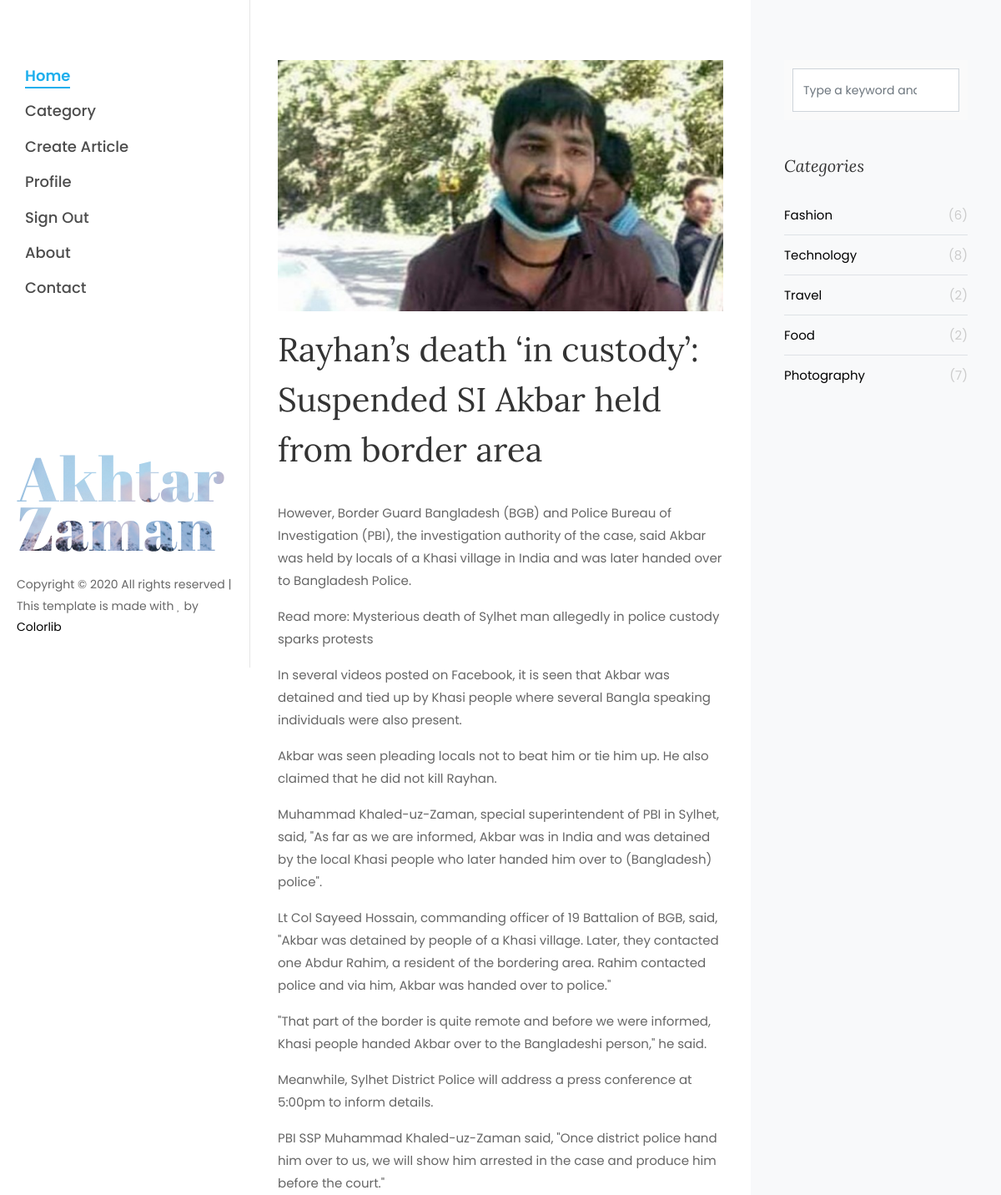
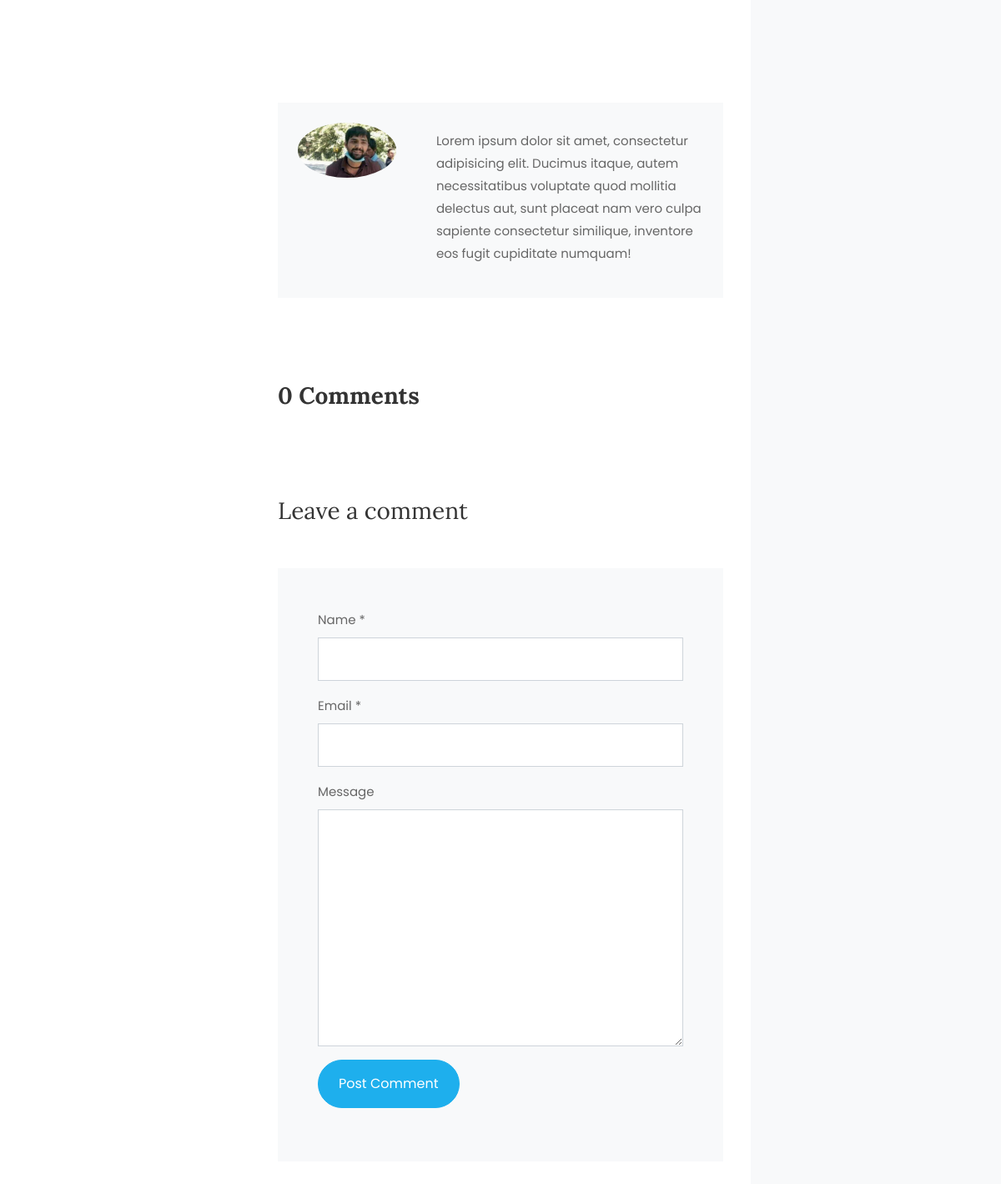
The page /articles/19/ (signed in) on the database its author committed (2 pictures, top to bottom).
### Articles/models.py (models this page shows, shortened)
class Blog_Articles(models.Model):
    Title= models.CharField(max_length=300, unique=True)
    Categorry = models.ForeignKey('Category', blank=True,  on_delete = models.CASCADE, null=True)
    Description = models.TextField()
    author = models.ForeignKey(Custom_User_Model, default= None, on_delete = models.CASCADE)
    Date = models.DateField(auto_now_add=True)
    Image = models.ImageField(default='default.jpeg', blank=True)
    Status = models.CharField(max_length=1, choices=STATUS_CHOICES)

### Articles/views.py (the view)
# urls.py: path('<int:id>/', views.Full_Article, name='FullArticle'),
def Full_Article(request, id):
    post = get_object_or_404(Blog_Articles, id=id)
    comments = post.commentss.filter(parent = None)
    new_comment = None
    if request.method == 'POST':
        comment_form = CommentForm(request.POST)
        if comment_form.is_valid():
            parent_obj = None
            try:
                parent_id = int(request.POST.get('comment_id'))
            except:
                parent_id = None
            if parent_id:
                parent_obj = Comment.objects.get(id=parent_id)
                if parent_obj:
                    replay_comment = comment_form.save(commit=False)
                    replay_comment.parent = parent_obj
            new_comment = comment_form.save(commit=False)
            new_comment.article = post
            new_comment.save()
    else:
        comment_form = CommentForm()
    return render(request, 'single.html', {'post': post,
                                           'comments': comments,
                                           'new_comment': new_comment,
                                           'comment_form': comment_form})

### Articles/forms.py
class CommentForm(forms.ModelForm):
    class Meta:
        model = Comment
        fields = ('name', 'email', 'body')
        widgets = {
            'name': forms.TextInput(attrs={'class': 'form-control'}),
            'email': forms.EmailInput(attrs={'class': 'form-control'}),
            'body': forms.Textarea(attrs={'class': 'form-control'}),
        }

### templates/single.html (shortened to what this page needs)
{% extends 'base.html' %} {% load static %} {% block content %}
<section class="ftco-section ftco-no-pt ftco-no-pb">
    <div class="container">
        <div class="row d-flex">
            <div class="col-lg-8 px-md-5 py-5">
                <div class="row pt-md-4">
                    <p>
                        <img src="{{ MEDIA_URL }}{{ post.Image.url }}" alt="" class="img-fluid">
                    </p>
                    <h1 class="mb-3">{{post.Title}}</h1>
                    <p>{{ post.Description|linebreaks }}</p> <br><br><br><br>
                    <div class="about-author d-flex p-4 bg-light">
                        <div class="bio mr-5">
                            <img src="{{post.Image.url}}" alt="Image placeholder" class="img-fluid mb-4">
                        </div>
                        <div class="desc">
                            <p>Lorem ipsum dolor sit amet, consectetur adipisicing elit. Ducimus itaque, autem necessitatibus voluptate quod mollitia delectus aut, sunt placeat nam vero culpa sapiente consectetur similique, inventore eos fugit cupiditate
                                numquam!
                            </p>
                        </div>
                    </div>
                    <div class="pt-5 mt-5">
                        <h3 class="mb-5 font-weight-bold">{{ comments.count}} Comments</h3>
                        {% if user.is_authenticated %}
                        <div class="comment-form-wrap pt-5">
                            <h3 class="mb-5">Leave a comment</h3>
                            <form class="p-3 p-md-5 bg-light" method="POST" action=".">
                                <div class="form-group">
                                    <label for="name">Name *</label> {{comment_form.name}}
                                </div>
                                <div class="form-group">
                                    <label for="email">Email *</label> {{comment_form.email}}
                                </div>
                                <div class="form-group">
                                    <label for="message">Message</label> {{comment_form.body}}
                                </div>
                                <div class="form-group">
                                    <input type="submit" value="Post Comment" class="btn py-3 px-4 btn-primary">
                                </div>
                            </form>
                        </div>
                        {% else %}
                        <h3 class="mb-5">Please <a href="http://127.0.0.1:8000/accounts/login/">Login</a> for adding your comment</h3>
                        {% endif %}
                    </div>
                </div>
            </div>
            <div class="col-xl-4 sidebar ftco-animate bg-light pt-5">
                <div class="sidebar-box pt-md-4">
                    <form action="#" class="search-form">
                        <div class="form-group">
                            <span class="icon icon-search"></span>
                            <input type="text" class="form-control" placeholder="Type a keyword and hit enter">
                        </div>
                    </form>
                </div>
                <div class="sidebar-box ftco-animate">
                    <h3 class="sidebar-heading">Categories</h3>
                    <ul class="categories">
                        <li><a href="#">Fashion <span>(6)</span></a></li>
                        <li><a href="#">Technology <span>(8)</span></a></li>
                        <li><a href="#">Travel <span>(2)</span></a></li>
                        <li><a href="#">Food <span>(2)</span></a></li>
                        <li><a href="#">Photography <span>(7)</span></a></li>
                    </ul>
                </div>
            </div>
        </div>
    </div>
</section>
{% endblock %}

### static/css/icomoon.css (style rules this page uses)
[class^="icon-"], [class*=" icon-"] { font-family: 'icomoon' !important; speak: none; font-style: normal; font-weight: normal; font-variant: normal; text-transform: none; line-height: 1; -webkit-font-smoothing: antialiased; -moz-osx-font-smoothing: grayscale; }
.icon-search:before { content: "\f002"; }

### rows shown on the page
Blog_Articles: Image (picture), Title "Rayhan’s death ‘in custody’: Suspended SI Akbar held from border area", Description "However, Border Guard Bangladesh (BGB) and Police Bureau of Investigation (PBI), the investigation authority of the case, said Akbar was held by locals of a Khasi village in India and was later handed over to Bangladesh Police. Read more: Mysterious death of Sylhet man allegedly in police custody sparks protests In several videos posted on Facebook, it is seen that Akbar was detained and tied up by Khasi people where several Bangla speaking individuals were also present. Akbar was seen pleading locals not to beat him or tie him up. He also claimed that he did not kill Rayhan. Muhammad Khaled-uz-Zaman, special superintendent of PBI in Sylhet, said, \"As far as we are informed, Akbar was in…"

### other values the page prints
{{ comments.count }} "0"
